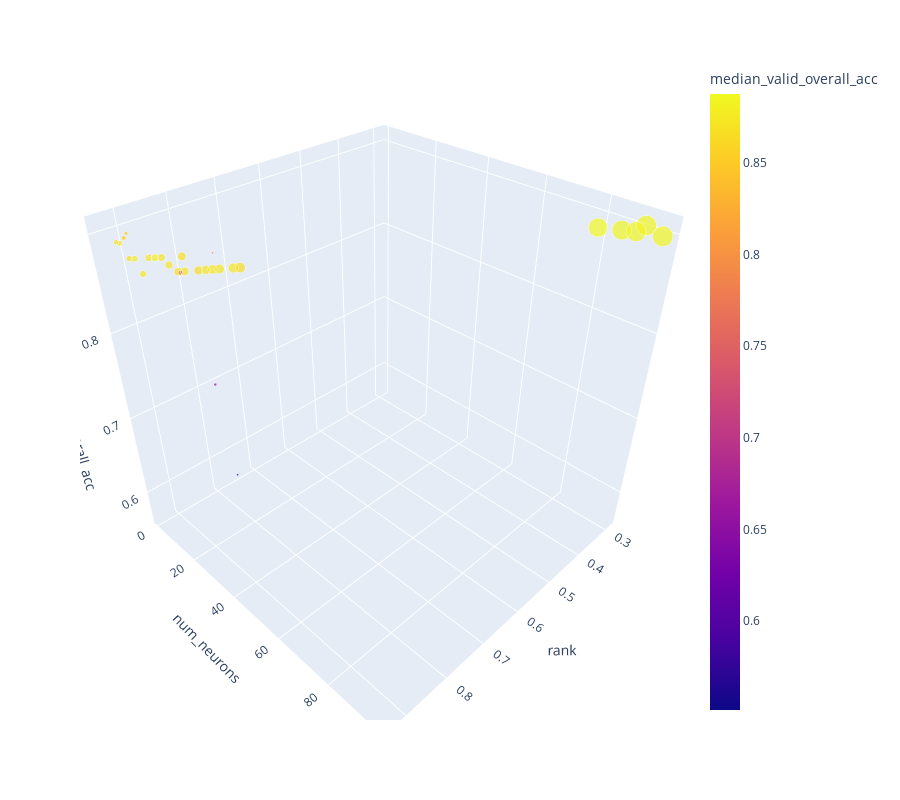

Write notebook code for a chart like this one.
### Code cell
# validation_df.groupby("architecture_id").mean().sort_values(by="test_overall_acc", ascending=True)
# validation_df.describe()

def is_pareto_efficient(costs, return_mask = True):
    """
    Find the pareto-efficient points
    :param costs: An (n_points, n_costs) array of costs to be minimized
    :param return_mask: True to return a mask
    :return: An array of indices of pareto-efficient points.
        If return_mask is True, this will be an (n_points, ) boolean array
        Otherwise it will be a (n_efficient_points, ) integer array of indices.
    """
    is_efficient = np.arange(costs.shape[0])
    n_points = costs.shape[0]
    next_point_index = 0  # Next index in the is_efficient array to search for
    while next_point_index<len(costs):
        nondominated_point_mask = np.any(costs<costs[next_point_index], axis=1)
        nondominated_point_mask[next_point_index] = True
        is_efficient = is_efficient[nondominated_point_mask]  # Remove dominated points
        costs = costs[nondominated_point_mask]
        next_point_index = np.sum(nondominated_point_mask[:next_point_index])+1
    if return_mask:
        is_efficient_mask = np.zeros(n_points, dtype = bool)
        is_efficient_mask[is_efficient] = True
        return is_efficient_mask
    else:
        return is_efficient

tmp_df= pd.DataFrame()

grouped_df = validation_df.groupby(["architecture_id"]).agg(["mean", "median", "std", "count"]).reset_index()
tmp_df["num_neurons"] = grouped_df[("num_neurons", "mean")]
# grouped_df = validation_df.groupby(["num_neurons"]).agg(["mean", "median", "std", "count"]).reset_index()
# tmp_df["num_neurons"] = grouped_df["num_neurons"]
tmp_df["activation"] = validation_df.groupby("architecture_id").agg({"activation": "first"})
for k in ["mean", "std", "median"]:
	tmp_df[f"{k}_regularization_term"] = grouped_df[("regularization_term", k)]
	tmp_df[f"{k}_training_loss"] = grouped_df[("training_loss", k)]
	tmp_df[f"{k}_validation_loss"] = grouped_df[("validation_loss", k)]
	tmp_df[f"{k}_train_overall_acc"] = grouped_df[("train_overall_acc", k)]
	tmp_df[f"{k}_valid_overall_acc"] = grouped_df[("valid_overall_acc", k)]
	tmp_df[f"{k}_test_overall_acc"] = grouped_df[("test_overall_acc", k)]
	# tmp_df[f"{k}_train_matthews_corrcoef"] = grouped_df[("train_matthews_corrcoef", k)]
	tmp_df[f"{k}_valid_matthews_corrcoef"] = grouped_df[("valid_matthews_corrcoef", k)]
	tmp_df[f"{k}_test_matthews_corrcoef"] = grouped_df[("test_matthews_corrcoef", k)]
tmp_df["log_std_validation_loss"] = np.log10(tmp_df["std_validation_loss"])
tmp_df["1-std_validation_loss"] = 1-tmp_df["std_validation_loss"]
tmp_df["median_validation_training_loss_gap"] = tmp_df["median_validation_loss"] - tmp_df["median_training_loss"]
tmp_df["minimized_median_valid_matthews_corrcoef"] = 1-tmp_df["median_valid_matthews_corrcoef"] 
tmp_df["minimized_median_valid_overall_acc"] = 1-tmp_df["median_valid_overall_acc"] 
keys = [
	("num_neurons", -1),
	("mean_validation_loss", -1),
	# ("median_validation_loss", -1),
	("std_validation_loss", -1),
    # ("minimized_median_valid_matthews_corrcoef", -1),
    # ("minimized_median_valid_overall_acc", -1),
	# ("median_regularization_term", -1),
	# ("mean_valid_overall_acc", 1)
]
mcdm_keys = [k[0] for k in keys]
decision_matrix = tmp_df[mcdm_keys].to_numpy()
types = np.array([k[1] for k in keys])
pareto_efficient_mask = is_pareto_efficient(decision_matrix)

tmp_df = tmp_df.iloc[pareto_efficient_mask, :]
decision_matrix = tmp_df[mcdm_keys].to_numpy()
# print(decision_matrix[:10, :])

matrix = pymcdm.normalizations.normalize_matrix(decision_matrix, pymcdm.normalizations.minmax_normalization, types)
# pareto_decision_matrix[:, 1] = 1 - pareto_decision_matrix[:, 1]

# decision_matrix = decision_matrix[pareto_efficient_mask, :]
# tmp_df = tmp_df.iloc[pareto_efficient_mask, :]
# matrix = matrix[pareto_efficient_mask]
# matrix = pymcdm.normalizations.normalize_matrix(decision_matrix, pymcdm.normalizations.minmax_normalization, types)

# print(decision_matrix[:10, :])
weights=pymcdm.weights.equal_weights(matrix)
# weights=pymcdm.weights.entropy_weights(matrix)
weights=np.array([0.5, 0.4, 0.1])
# weights=np.array([1.0, 1.0, 1.0])
# weights=pymcdm.weights.entropy_weights(matrix)
# weights=pymcdm.weights.standard_deviation_weights(matrix)
# weights=pymcdm.weights.angle_weights(matrix, types)
# weights=pymcdm.weights.gini_weights(matrix, types)

mcdm_method = pymcdm.methods.ARAS()
mcdm_method = pymcdm.methods.COCOSO()
mcdm_method = pymcdm.methods.CODAS()
# mcdm_method = pymcdm.methods.COMET()
# mcdm_method = pymcdm.methods.MARCOS()
# mcdm_method = pymcdm.methods.EDAS() # bad
# mcdm_method = pymcdm.methods.MABAC() # bad
# mcdm_method = pymcdm.methods.OCRA() # failed
# mcdm_method = pymcdm.methods.MOORA() # failed
# mcdm_method = pymcdm.methods.COPRAS() # failed
mcdm_method = pymcdm.methods.COPRAS()
mcdm_method = pymcdm.methods.EDAS()
mcdm_method = pymcdm.methods.MABAC()
mcdm_method = pymcdm.methods.VIKOR()
mcdm_method = pymcdm.methods.MAIRCA()
mcdm_method = pymcdm.methods.TOPSIS(pymcdm.normalizations.vector_normalization)


# bounds =  np.vstack((
#     np.min(matrix, axis=0),
#     np.max(matrix, axis=0)
# )).T
# mcdm_method = pymcdm.methods.SPOTIS()
# tmp_df["rank"] = mcdm_method(matrix, weights, types, bounds=bounds)

# mcdm_method = pymcdm.methods.PROMETHEE_II('usual')

# cvalues =  np.vstack((
#     np.min(matrix, axis=0),
#     np.mean(matrix, axis=0),
#     np.max(matrix, axis=0)
# )).T
# mcdm_method = pymcdm.methods.COMET(cvalues=cvalues, rate_function=pymcdm.methods.COMET.topsis_rate_function(weights, types))

# mcdm_method = pymcdm.methods.TOPSIS()
# mcdm_method = pymcdm.methods.VIKOR()

# drop_idxs = np.where((matrix==0).sum(-1))[0]
# drop_idxs = (matrix==0).sum(-1).astype(np.bool)
# decision_matrix = decision_matrix[~drop_idxs, :]
# matrix = matrix[~drop_idxs, :]
# tmp_df = tmp_df.iloc[~drop_idxs, :]

# print(valid_idxs)
print((matrix==0).sum())

# mcdm_method = pymcdm.methods.MARCOS()
tmp_df["rank"] = mcdm_method(decision_matrix, weights, types)
tmp_df.head()


z = "mean_test_overall_acc"
z = "median_test_overall_acc"

y = "num_neurons"
# y = "median_valid_matthews_corrcoef"

# x = "median_regularization_term"
# x = "mean_regularization_term"
# x = "median_validation_loss"
# x = "std_validation_loss"
x = "rank"
# x = "median_valid_matthews_corrcoef"

color = "median_validation_training_loss_gap"
color = "median_validation_loss"
color = "mean_valid_overall_acc"
color = "median_valid_overall_acc"
# color="activation_name"
# color="median_validation_loss"
# color="is_pareto_efficient"
# color="rank"

# size = "1-std_validation_loss"
size="mean_valid_overall_acc"
size="num_neurons"


# tmp_df["is_pareto_efficient"] = is_pareto_efficient(decision_matrix)

# tmp_df["is_pareto_efficient"] = pareto_efficient_mask

# tmp_df=tmp_df[tmp_df["activation"] == "ReLU()"]
tmp_df.head()

# tmp_df.describe()

# ## KNEE ##
# from kneed import KneeLocator
# # tmp_df_pareto = tmp_df[tmp_df["is_pareto_efficient"]]
# tmp_df = tmp_df[tmp_df["activation"] == "Identity()"]
# k = KneeLocator(
# 	x=tmp_df["num_neurons"],
# 	# x=matrix[tmp_df["is_pareto_efficient"].to_numpy().astype(np.bool), 0],
# 	y=tmp_df["mean_validation_loss"],
# 	curve="convex",
# 	direction="decreasing",
# 	interp_method="polynomial",
# 	polynomial_degree=10,
# )
# import matplotlib.pyplot as plt
# # k.plot_knee_normalized()
# k.plot_knee()
# print(f"knee={k.knee} {k}")
# # # plt.show()

# ## KNEE ##
# # validation_df.describe()
# px.scatter(tmp_df, x="rank", y=z, color=color, size="num_neurons", height=500)
# px.scatter_3d(tmp_df[tmp_df["median_regularization_term"] <= tmp_df["median_regularization_term"].quantile(0.999)], x=x, y=y, z=z, color=color, size=size,height=800)
# px.scatter_3d(tmp_df[tmp_df['is_pareto_efficient']], x=x, y=y, z=z, color=color, size=size,height=800)
px.scatter_3d(tmp_df, x=x, y=y, z=z, color=color, size=size,height=800)
# px.scatter_3d(validation_df[validation_df["regularization_term"] <= validation_df["regularization_term"].quantile(0.999)], x="num_neurons", y="regularization_term", z="test_overall_acc", color="validation_loss", size="training_loss", height=800)
# px.line(tmp_df, x="num_neurons", y="median_validation_loss", log_y=True)
# sns.kdeplot(data=validation_df, x="regularization_term")
# tmp_df_pareto.sort_values(by=["rank"], ascending=False)

### Figure 1 — Plotly figure (JSON) as saved in the notebook; plotly's stock layout.template omitted (floating-point values rounded to 4 significant figures)
{"data": [{"hovertemplate": "rank=%{x}<br>num_neurons=%{marker.size}<br>median_test_overall_acc=%{z}<br>median_valid_overall_acc=%{marker.color}<extra></extra>", "legendgroup": "", "marker": {"color": [0.7853, 0.8365, 0.8462, 0.8526, 0.8654, 0.8718, 0.8686, 0.875, 0.875, 0.8718, 0.8782, 0.8718, 0.8718, 0.8686, 0.8686, 0.8654, 0.8718, 0.8718, 0.8718, 0.8718, 0.8718, 0.8654, 0.5513, 0.6603, 0.7724, 0.8878, 0.8846, 0.8846, 0.8846, 0.8846], "coloraxis": "coloraxis", "size": [1, 2, 3, 5, 6, 7, 8, 9, 10, 11, 12, 13, 14, 15, 16, 18, 19, 20, 21, 23, 16, 24, 1, 2, 5, 83, 88, 91, 93, 97], "sizemode": "area", "sizeref": 0.2425, "symbol": "circle"}, "mode": "markers", "name": "", "scene": "scene", "showlegend": false, "type": "scatter3d", "x": [0.7366, 0.8645, 0.9026, 0.9145, 0.9318, 0.9302, 0.922, 0.9163, 0.9101, 0.8985, 0.8908, 0.8828, 0.8753, 0.8646, 0.857, 0.8383, 0.8287, 0.8198, 0.8106, 0.792, 0.8565, 0.7831, 0.7494, 0.7754, 0.823, 0.3343, 0.3152, 0.3038, 0.2996, 0.2896], "y": [1, 2, 3, 5, 6, 7, 8, 9, 10, 11, 12, 13, 14, 15, 16, 18, 19, 20, 21, 23, 16, 24, 1, 2, 5, 83, 88, 91, 93, 97], "z": [0.8478, 0.8696, 0.8986, 0.8986, 0.8986, 0.8986, 0.8841, 0.8841, 0.8696, 0.8841, 0.8841, 0.8841, 0.8768, 0.8696, 0.8841, 0.8696, 0.8696, 0.8696, 0.8696, 0.8696, 0.8696, 0.8696, 0.5652, 0.7029, 0.8478, 0.8986, 0.8986, 0.8986, 0.9058, 0.8986]}], "layout": {"coloraxis": {"colorbar": {"title": {"text": "median_valid_overall_acc"}}, "colorscale": [[0, "#0d0887"], [0.1111, "#46039f"], [0.2222, "#7201a8"], [0.3333, "#9c179e"], [0.4444, "#bd3786"], [0.5556, "#d8576b"], [0.6667, "#ed7953"], [0.7778, "#fb9f3a"], [0.8889, "#fdca26"], [1, "#f0f921"]]}, "height": 800, "legend": {"itemsizing": "constant", "tracegroupgap": 0}, "margin": {"t": 60}, "scene": {"domain": {"x": [0, 1], "y": [0, 1]}, "xaxis": {"title": {"text": "rank"}}, "yaxis": {"title": {"text": "num_neurons"}}, "zaxis": {"title": {"text": "median_test_overall_acc"}}}}}
